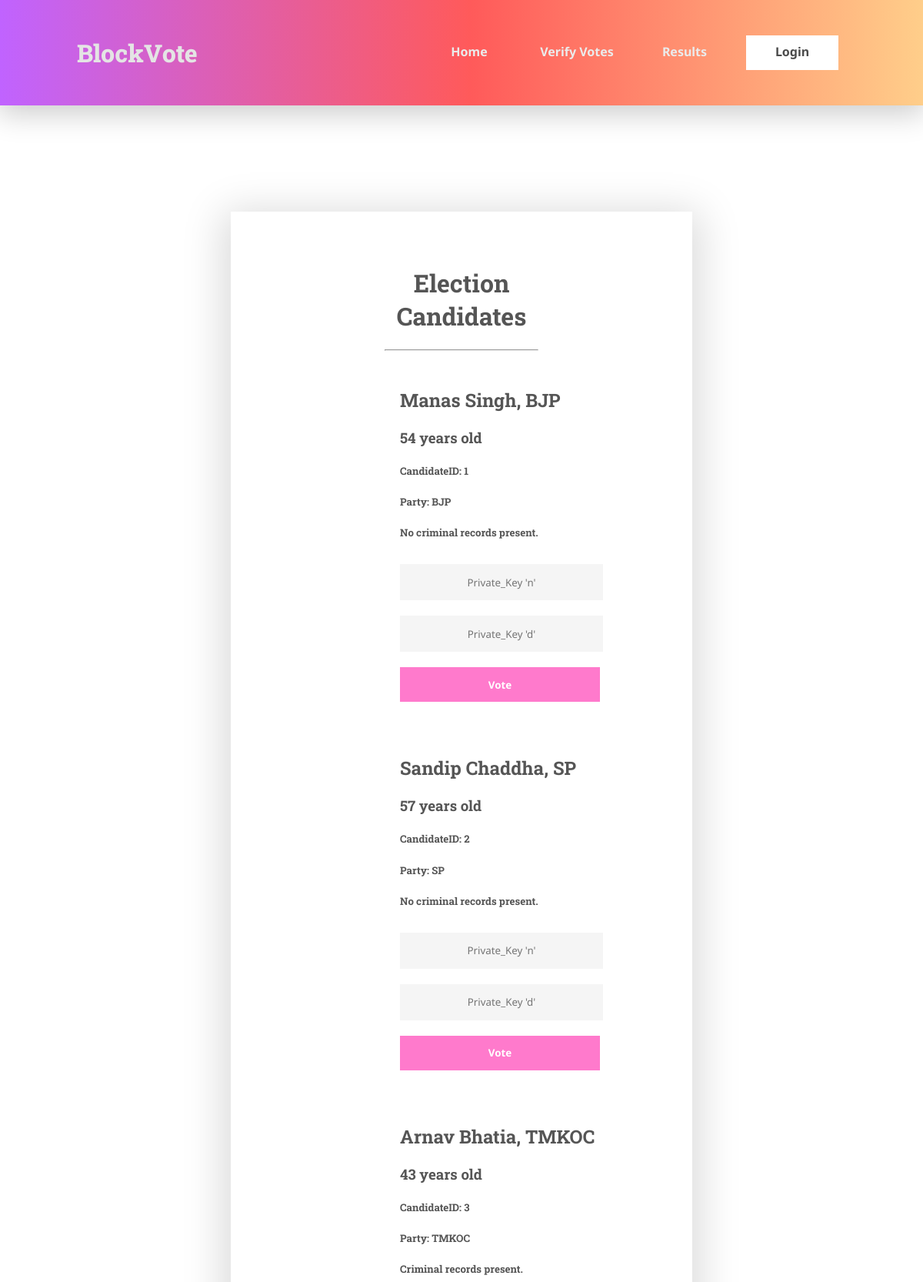
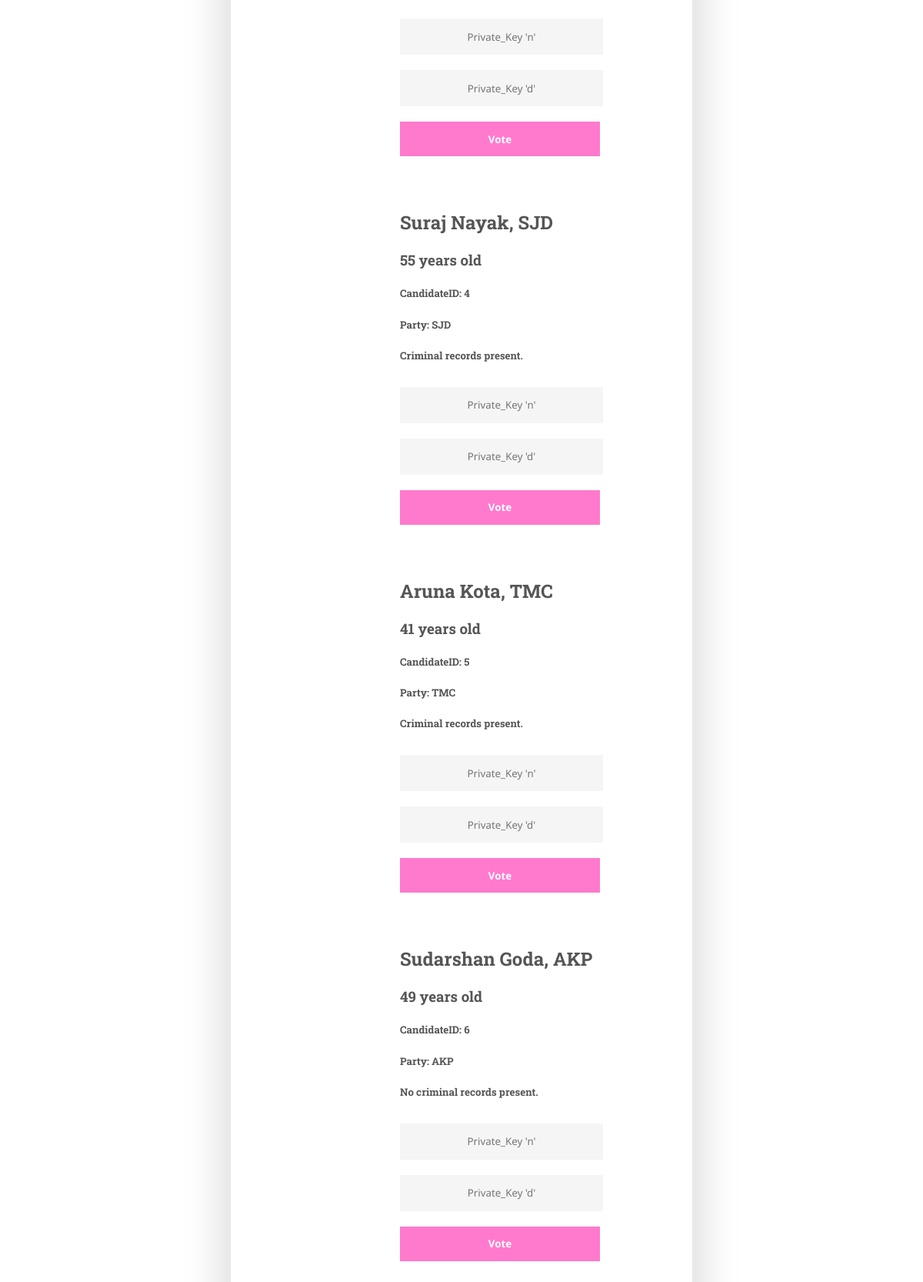
Screenshot of /vote/ with the database file from the repository (2 pictures, top to bottom).
### poll/models.py (models this page shows)
class Candidate(models.Model):
    candidateID = models.IntegerField(primary_key=True)
    name = models.CharField(max_length=100)
    age = models.IntegerField(default=18)
    party = models.CharField(max_length=100)
    criminalRecords = models.BooleanField(default=False)
    count = models.IntegerField(default=0)

### poll/views.py (the view)
# urls.py: path('vote/', views.vote, name='vote'),
def vote(request):
    candidates = models.Candidate.objects.all()
    context = {"candidates": candidates}
    return render(request, "poll/vote.html", context)

### poll/templates/poll/vote.html (shortened to what this page needs)
{% extends './base.html' %} {% block content %}
<body>
  <div class="content-title">
    <h1>Election Candidates</h1>
    <hr />
  </div>
  <div class="candidate-list">
    {% if candidates %} {% for candidate in candidates %}
    <div class="candidate-card">
      <h2>{{ candidate.name }}, {{ candidate.party }}</h2>
      <h3>{{ candidate.age }} years old</h3>
      <h5>CandidateID: {{ candidate.candidateID }}</h5>
      <h5>Party: {{ candidate.party }}</h5>
      <h5>
        {% if candidate.criminalRecords == False %} No criminal records present.
        {% else %} Criminal records present. {% endif %}
      </h5>
      <form
        action="{% url 'create' pk=candidate.candidateID %}"
        method="POST"
        class="form-group form-item"
      >
        <input
          type="text"
          name="privateKey_n"
          placeholder="Private_Key 'n'"
          style="text-align: center"
          required
        />
        <br />
        <input
          type="text"
          name="privateKey_d"
          placeholder="Private_Key 'd'"
          style="text-align: center"
          required
        />
        <br />
        <input type="submit" value="Vote" class="button form-item" />
      </form>
    </div>
    {% endfor %} {% else %}
    <p>No candidates yet</p>
    {% endif %}
  </div>
</body>
{% endblock %}

### poll/templates/poll/base.html (shortened to what this page needs)
{% load static %}
<!DOCTYPE html>
<html lang="en">
  <head>
    <link href="{% static "poll/base.css" %}" rel="stylesheet">
    <link href="{% static "poll/navbar.css" %}" rel="stylesheet">
  </head>
  <body>
    <nav>
      <div class="container-navbar">
        <a class="navbar-title" href="#">BlockVote</a>
        <div class="navbar-items">
          <ul>
            <li class="nav-item">
              <a class="nav-link" href="{% url "home" %}">Home</a>
            </li>
            <li class="nav-item">
              <a class="nav-link" href="{% url "verify" %}">Verify Votes</a>
            </li>
            <li class="nav-item">
              <a class="nav-link" href="{% url "result" %}">Results</a>
            </li>
            <li class="nav-item" id="login-button">
              <a class="nav-link" href="{% url "login" %}">Login</a>
            </li>
              </ul>
        </div>
      </div>
    </nav>
    <br><br><br><br>
    <div class="container-content">{% block content %} {% endblock %}</div>
  </body>
</html>

### poll/static/poll/base.css (style rules this page uses)
* { font-family: "Noto Sans", sans-serif; }
h1, h2, h3, h4, h5, h6, h7 { font-family: "Roboto Slab", serif; }
.container-content { background-color: rgb(255, 255, 255) !important; margin: 50px 300px 50px 300px !important; padding: 50px 200px 50px 200px !important; box-shadow: 0 10px 50px 10px rgba(0, 0, 0, 0.15); box-sizing: border-box; }
body, .container-content { color: rgb(85, 85, 85); background-color: rgb(255, 255, 255); margin: 0; padding: 0; display: flex; flex-direction: column; justify-content: center; }
.form-item { align-items: center; align-self: center; }
.form-item input { margin: 10px 0px 10px 0px; border-radius: 0; border-style: none; background-color: rgb(245, 245, 245); height: 45px; width: 250px; }
.button.form-item { font-weight: bold; height: 45px; width: 150px; border: none; background: rgb(255, 122, 204); color: white; transition-duration: 200ms; }
.content-title { text-align: center; }
.candidate-list { display: flex; flex-direction: row; flex-wrap: wrap; justify-content: space-around; }
.candidate-card { margin: 10px; padding: 10px; flex: 1 1 0; transition-duration: 200ms; }
.form-item.form-group input { width: 260px; }

### poll/static/poll/navbar.css (style rules this page uses)
body { overflow-y: scroll; scrollbar-width: none; -ms-overflow-style: none; }
.container-navbar { display: flex; flex-direction: row; justify-content: space-between; background: rgb(192, 99, 255); background: linear-gradient( 90deg, rgba(192, 99, 255, 1) 0%, rgba(255, 90, 90, 1) 51%, rgba(255, 206, 138, 1) 100% ); box-shadow: 0 8px 36px 3px rgba(0, 0, 0, 0.2); }
.navbar-title { margin-left: 100px; margin-right: auto; font-family: "Roboto Slab", serif; font-weight: 800; font-size: 2rem; align-self: center; }
.navbar-items ul { margin-right: 100px; margin-left: auto; display: flex; flex-direction: row; justify-content: flex-end; list-style: none; align-items: center; }
li { margin: 30px 10px 30px 10px; }
.nav-link { display: block; height: 25px; width: 100px; text-align: center; padding: 10px; color: rgb(235, 235, 235); transition-duration: 200ms; }
a { font-family: "Noto Sans", sans-serif; font-weight: bold; text-decoration: none; color: rgb(228, 228, 228); }
#login-button { background-color: white; }
#login-button a { color: rgb(75, 75, 75); }

### rows the page displays
Candidate: name "Manas Singh", party "BJP", age "54", candidateID "1", criminalRecords "No criminal records present."
Candidate: name "Sandip Chaddha", party "SP", age "57", candidateID "2", criminalRecords "No criminal records present."
Candidate: name "Arnav Bhatia", party "TMKOC", age "43", candidateID "3", criminalRecords "Criminal records present."
Candidate: name "Suraj Nayak", party "SJD", age "55", candidateID "4", criminalRecords "Criminal records present."
Candidate: name "Aruna Kota", party "TMC", age "41", candidateID "5", criminalRecords "Criminal records present."
Candidate: name "Sudarshan Goda", party "AKP", age "49", candidateID "6", criminalRecords "No criminal records present."
